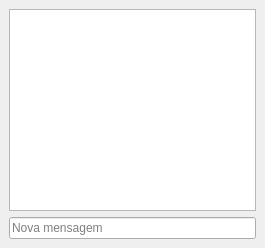
<?xml version="1.0" encoding="UTF-8"?>
<ui version="4.0">
 <class>ProcessWindow</class>
 <widget class="QMainWindow" name="ProcessWindow">
  <property name="geometry">
   <rect>
    <x>0</x>
    <y>0</y>
    <width>265</width>
    <height>248</height>
   </rect>
  </property>
  <property name="windowTitle">
   <string>Mensagens</string>
  </property>
  <widget class="QWidget" name="centralwidget">
   <layout class="QVBoxLayout" name="verticalLayout">
    <item>
     <widget class="QListWidget" name="listMessages"/>
    </item>
    <item>
     <widget class="QLineEdit" name="lineMessage">
      <property name="placeholderText">
       <string>Nova mensagem</string>
      </property>
     </widget>
    </item>
   </layout>
  </widget>
 </widget>
 <resources/>
 <connections/>
</ui>
